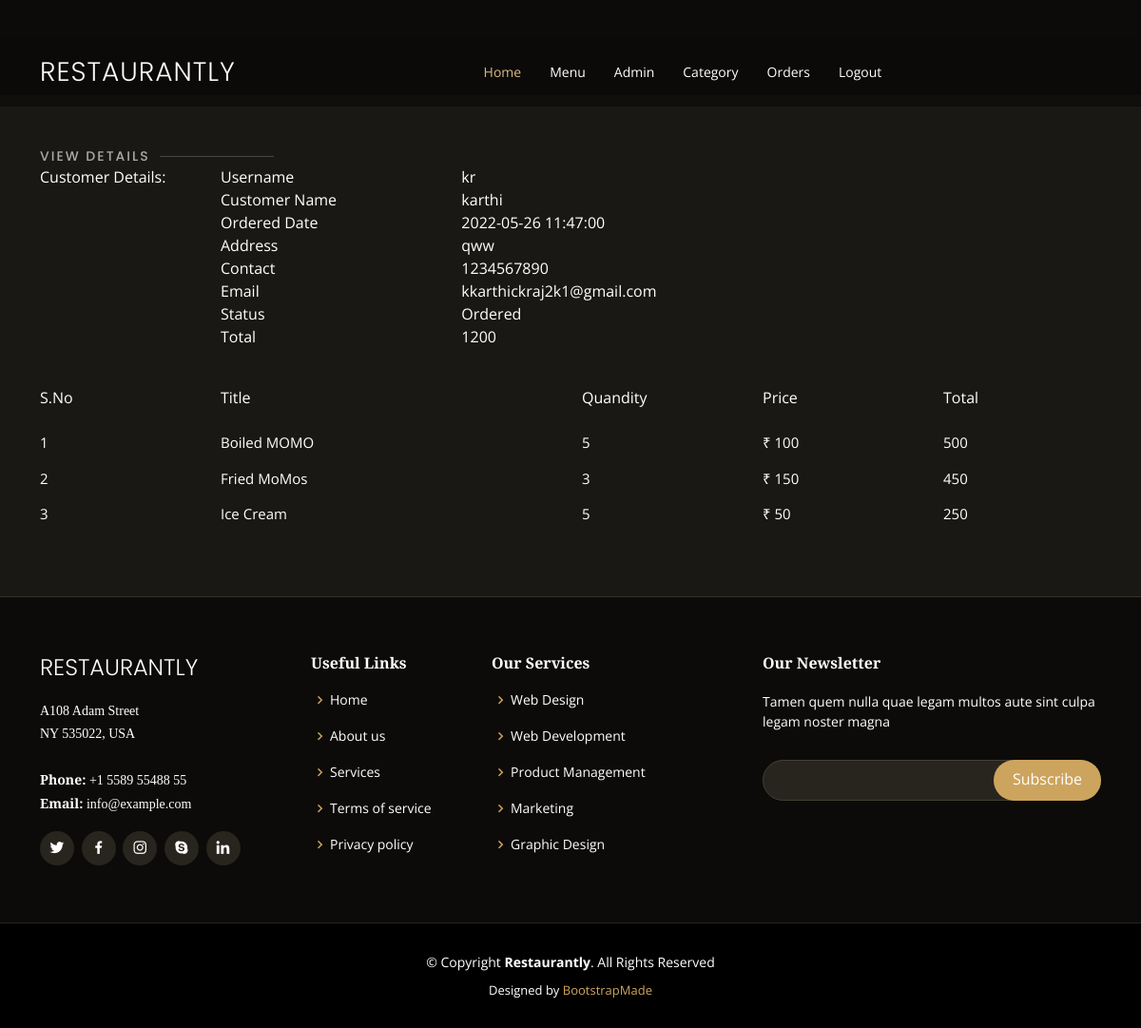
The app's page /vieworders.php?id=1 (signed in), older data.
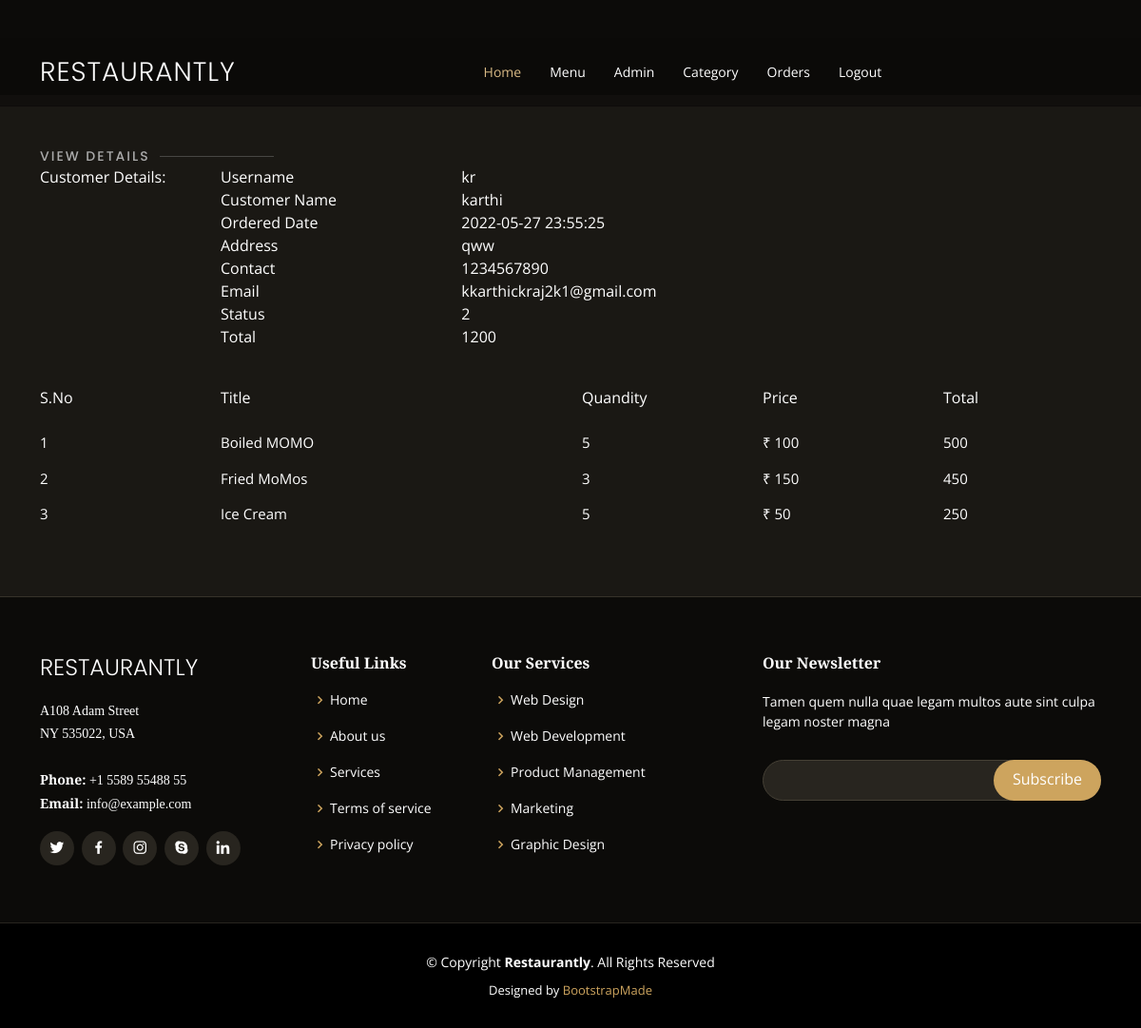
The same page, newer data.
### tables this page shows
CREATE TABLE `myorders` (
  `id` int(10) NOT NULL,
  `total` float DEFAULT NULL,
  `order_date` timestamp NOT NULL DEFAULT current_timestamp() ON UPDATE current_timestamp(),
  `status` int(11) DEFAULT NULL,
  `customer_id` int(11) DEFAULT NULL,
  `customer_name` varchar(255) NOT NULL,
  `customer_contact` varchar(20) NOT NULL,
  `customer_email` varchar(150) NOT NULL,
  `customer_address` varchar(255) NOT NULL,
  `cancel_reason` varchar(255) DEFAULT NULL
);

CREATE TABLE `food` (
  `id` int(10) UNSIGNED NOT NULL,
  `title` varchar(100) NOT NULL,
  `description` text NOT NULL,
  `price` decimal(10,0) NOT NULL,
  `image_name` varchar(255) NOT NULL,
  `category_id` int(10) UNSIGNED NOT NULL,
  `featured` varchar(10) NOT NULL,
  `active` varchar(10) NOT NULL,
  `created_by` int(11) DEFAULT NULL,
  `updated_by` int(11) DEFAULT NULL
);

CREATE TABLE `orders` (
  `id` int(20) NOT NULL,
  `order_id` int(11) DEFAULT NULL,
  `food_id` varchar(40) DEFAULT NULL,
  `quandity` varchar(40) DEFAULT NULL
);

### vieworders.php (the view, shortened to what this page needs)
<?php
include('header.php');
if(isset($_GET['id'])){
    $id=$_GET['id'];
    $sql="SELECT myorders.total as total, myorders.order_date as date, myorders.status as status, myorders.customer_name as customer_name, myorders.customer_contact as contact, myorders.customer_email as email, myorders.customer_address as address, orders.quandity as quandity, food.title as title, food.price as price, admin.name as username FROM `myorders` inner join orders on orders.order_id=myorders.id INNER JOIN food on food.id =orders.food_id INNER JOIN admin on admin.id = myorders.customer_id WHERE myorders.id = '$id'";
    $res=mysqli_query($conn,$sql);
    $sql2="SELECT myorders.total as total, myorders.order_date as date, myorders.status as status, myorders.customer_name as customer_name, myorders.customer_contact as contact, myorders.customer_email as email, myorders.customer_address as address, orders.quandity as quandity, food.title as title, food.price as price, admin.name as username FROM `myorders` inner join orders on orders.order_id=myorders.id INNER JOIN food on food.id =orders.food_id INNER JOIN admin on admin.id = myorders.customer_id WHERE myorders.id = '$id'";
    $res2=mysqli_query($conn,$sql2);
            $row= mysqli_fetch_assoc($res);
}else{
    header('location:manage-orders.php');
}
?>
<section id="menu" class="menu section-bg mtop">
      <div class="container" data-aos="fade-up">
    <div class="section-title">
          <h2>View Details</h2>
          <div class="row">
              <div class="col-lg-2">
                  Customer Details:
              </div>
              <div class="col-lg-8">
                  <div class="row">
                      <div class="col-lg-4">
                          Username
                      </div>
                      <div class="col-lg-8">
                      <?php
                      echo $row['username'];
                      ?>
                      </div>
                      <div class="col-lg-4">
                      Customer Name
                      </div>
                      <div class="col-lg-8">
                      <?php
                      echo $row['customer_name'];
                      ?>
                      </div>
                      <div class="col-lg-4">
                          Ordered Date
                      </div>
                      <div class="col-lg-8">
                      <?php
                      echo $row['date'];
                      ?>
                      </div>
                      <div class="col-lg-4">
                          Address
                      </div>
                      <div class="col-lg-8">
                      <?php
                      echo $row['address'];
                      ?>
                      </div>
                      <div class="col-lg-4">
                          Contact
                      </div>
                      <div class="col-lg-8">
                      <?php
                      echo $row['contact'];
                      ?>
                      </div>
                      <div class="col-lg-4">
                      Email
                      </div>
                      <div class="col-lg-8">
                      <?php
                      echo $row['email'];
                      ?>
                      </div>
                      <div class="col-lg-4">
                      Status
                      </div>
                      <div class="col-lg-8">
                      <?php
                      echo $row['status'];
                      ?>
                      </div>
                      <div class="col-lg-4">
                      Total
                      </div>
                      <div class="col-lg-8">
                      <?php
                      echo $row['total'];
                      ?>
                      </div>
                  </div>
              </div>
          </div>
        </div>
        <div data-aos="fade-up" data-aos-delay="200">
            <div class="row mb-4" >
            <div class="col-lg-2">S.No</div>
            <div class="col-lg-4">Title</div>
            <div class="col-lg-2">Quandity</div>
            <div class="col-lg-2">Price</div>
            <div class="col-lg-2">Total</div>
            </div>
            <?php
    $sn=1;
          while($row1=mysqli_fetch_assoc($res2))
          {
              ?>
              <div class="row admintablefont">
                <div class="col-lg-2"><?php echo $sn++ ;?></div>
                <div class="col-lg-4"><?php echo $row1['title']; ?></div>
                <div class="col-lg-2"><?php echo $row1['quandity']; ?></div>
                <div class="col-lg-2">₹ <?php echo $row1['price']; ?></div>
                <div class="col-lg-2"><?php echo $row1['quandity']*$row1['price']; ?></div>
              </div>
              <?php
          }
?>
        </div>
      </div>
    </section>
<?php
include('footer.php');
?>

Row changes from the older to the newer data that the page shows:
changed myorders "karthi": order_date "2022-05-26 11:47:00" → "2022-05-27 23:55:25"; status "Ordered" → "2"
